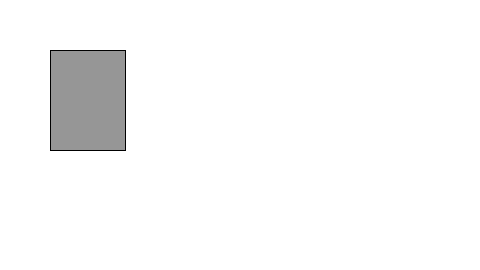
Frame 1 (no input)
Frame 60 (the mouse pressed at the canvas centre just before this capture): identical to frame 1, image omitted
Frame 120 (the mouse held since frame 60 and released just before this capture): identical to frame 1, image omitted

The Processing sketch that drew this single still picture (run headless with seeded random() and noise(); from frame 60 on, the mouse is pressed at the canvas centre):

// Processing sketch: OriginalRect
// ── OriginalRect.pde
void setup() {
	size(480, 270);
	stroke(0);
	fill(150);
}

void draw() {
	background(255);
	rect(50, 50, 75, 100);
}
